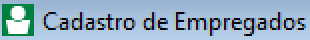
#> input picture scripts/images/cadastro_empregados.png, 155 x 20 px, found by its file name (shown 2 times larger); its folder holds only this picture in this run
$ python analise_imagens_teste.py
#> lines starting #> are read from the running program, lines starting #| are printed output that depends on the picture
import cv2
import numpy as np
import os
import pytesseract

# Configurar o caminho do Tesseract se necessário
pytesseract.pytesseract.tesseract_cmd = r'C:\Users\Gabriel\AppData\Local\Programs\Tesseract-OCR\tesseract.exe'
imgFolder = r'C:\Users\Gabriel\Desktop\.vscode\projetosPessoais\analises_escritorio\scripts\images'
# Carregar a imagem
for img in os.listdir(imgFolder):
    image_path = os.path.join(imgFolder, img)
    image = cv2.imread(image_path)
#> image is the input picture: shape (20, 155, 3); mean B, G, R 192, 172.7, 146.5

    # Converter a imagem para escala de cinza
    imagem_cinza = cv2.cvtColor(image, cv2.COLOR_BGR2GRAY)
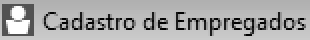
#> imagem_cinza: shape (20, 155) (shown 2 times larger); min 0, max 255, mean 167

    # Aplicar um filtro de nitidez
    kernel = np.array([[0, -1, 0],
                    [-1, 5, -1],
                    [0, -1, 0]])
    sharpened_image = cv2.filter2D(imagem_cinza, -1, kernel)
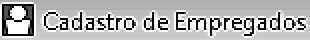
#> sharpened_image: shape (20, 155) (shown 2 times larger); min 0, max 255, mean 178.4

    # Usar pytesseract para extrair texto
#> (the run stopped early here; a loop or call above may not have finished)
